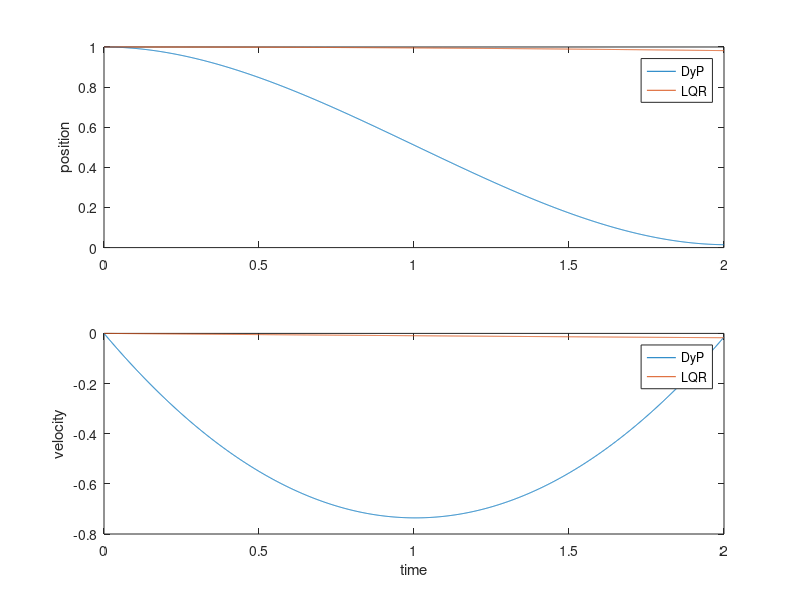

Write MATLAB code to recreate this figure.
clc
close all
clear all 

t_f = 2;
dt = 0.001;
t_dis = 0:dt:t_f;
N = length(t_dis);
S{N} = 100*eye(2);
R = dt;
Q = .0001*eye(2)*dt;
A = [1 dt;0 1];
B = [0 ;dt];
K{N} = [0 0];

for i = N-1:-1:1
    %K{i} = inv(R + B'*S{i+1}*B)*B'*S{i+1}*A;
    %S{i} = Q + K{i}'*R*K{i} + (A-B*K{i})'*S{i+1}*(A-B*K{i});
    %S{i} = Q+ A'*S{i+1}*A - A'*S{i+1}*B*inv(R+B'*R*B)*B'*S{i+1}*A;    
    S{i} =  A'*inv(eye(2) + S{i+1}*B*inv(R)*B')*S{i+1}*A + Q; % Third form
    K_norm(i) = norm(K{i});
end

X(:,1) = [1;0];
X_dlqr(:,1) = [1;0];
P_dlqr = dare(A,B,Q,R);
K_dlqr = inv(R)*B'*P_dlqr;

for i = 2:N
    u(i-1) = -inv(R)*B'*S{i-1}*X(:,i-1);
    X(:,i) = A * X(:,i-1) + B*u(i-1);
    X_dlqr(:,i) = A * X_dlqr(:,i-1) - B*K_dlqr*X_dlqr(:,i-1) ;

end


figure;
subplot(2,1,1)
plot(t_dis,X(1,:),t_dis,X_dlqr(1,:))
legend('DyP','LQR')
ylabel('position')
subplot(2,1,2)
plot(t_dis,X(2,:),t_dis,X_dlqr(2,:))
legend('DyP','LQR')
ylabel('velocity')
xlabel('time')